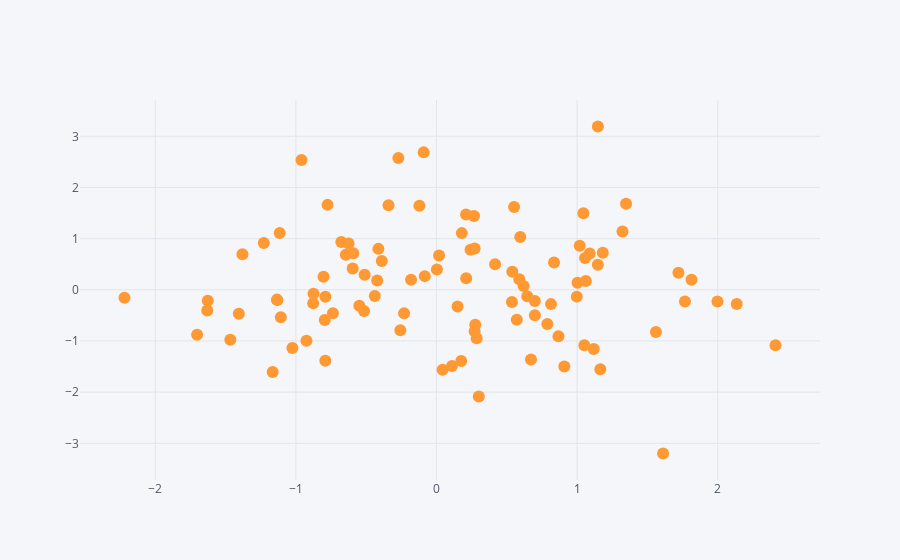

Write notebook code for a chart like this one.
### Code cell
df.iplot(kind='scatter',x='A',y='B',mode='markers')
